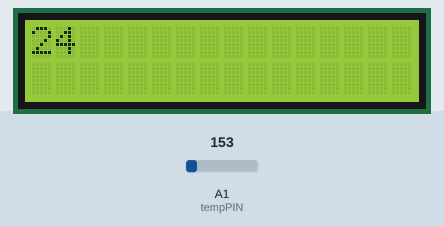
Recording of a sketch running on a simulated Arduino Uno, built with avr-gcc and run on an emulated ATmega328P. On the bench: 16×2 character LCD. The test bench sets the inputs (shaded band); at power-on: A1 (tempPIN) = 153. What the sketch prints to the serial monitor is not drawn.

Above: at 1.2 s.
1.3 s: A1 (tempPIN) set to 165
At 2.4 s:
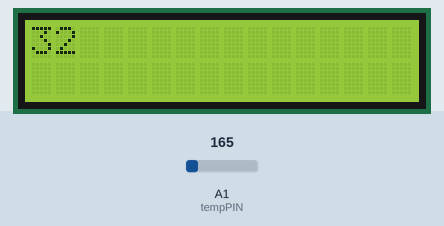
2.8 s: A1 (tempPIN) set to 175
At 3.9 s:
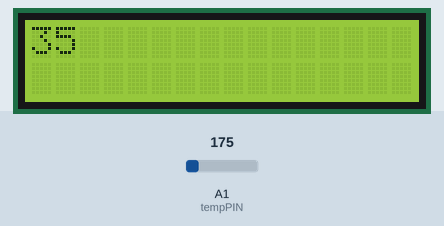
4.3 s: A1 (tempPIN) set to 191
At 5.5 s:
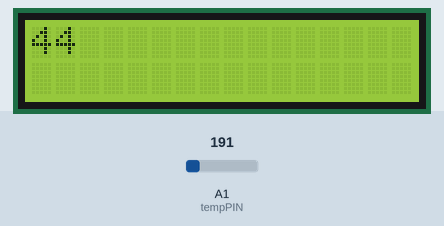
Timing chart, 0 to 7.3 s (numbered marks = the images above; inputs shaded):
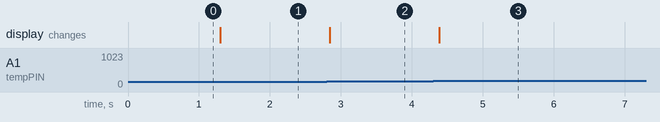

The sketch:

tmp36.ino
```cpp
#include <LiquidCrystal.h>
int tempPIN = A1;
LiquidCrystal lcd(12, 11, 5, 4, 3, 2);  // pins for RS, E, DB4, DB5, DB6, DB7

void setup(){
  lcd.begin(16, 2);
  lcd.clear();
  pinMode(tempPIN, INPUT);
  analogReference(EXTERNAL);
  Serial.begin(9600);
}

void loop(){
  lcd.clear();
  // take pin value of 0-1024 use it to divide voltage in mA (3300).
  // Subtract 500 and devide by 10 which is an offset provided by the sensor
  // * 1.8 + 32 to convert from celcius to fahrenheit.
  int temp = ((analogRead(tempPIN)*(3300/1024)-500)/10) * 1.8 +32;
  Serial.println(temp);
  lcd.print(temp);
  delay(100);
}
```

Measured:
- after the input at 1.3 s, the display: changes at once (image 1)
- after the input at 2.8 s, the display: changes at once (image 2)
- after the input at 4.3 s, the display: changes after 0.09 s (image 3)
